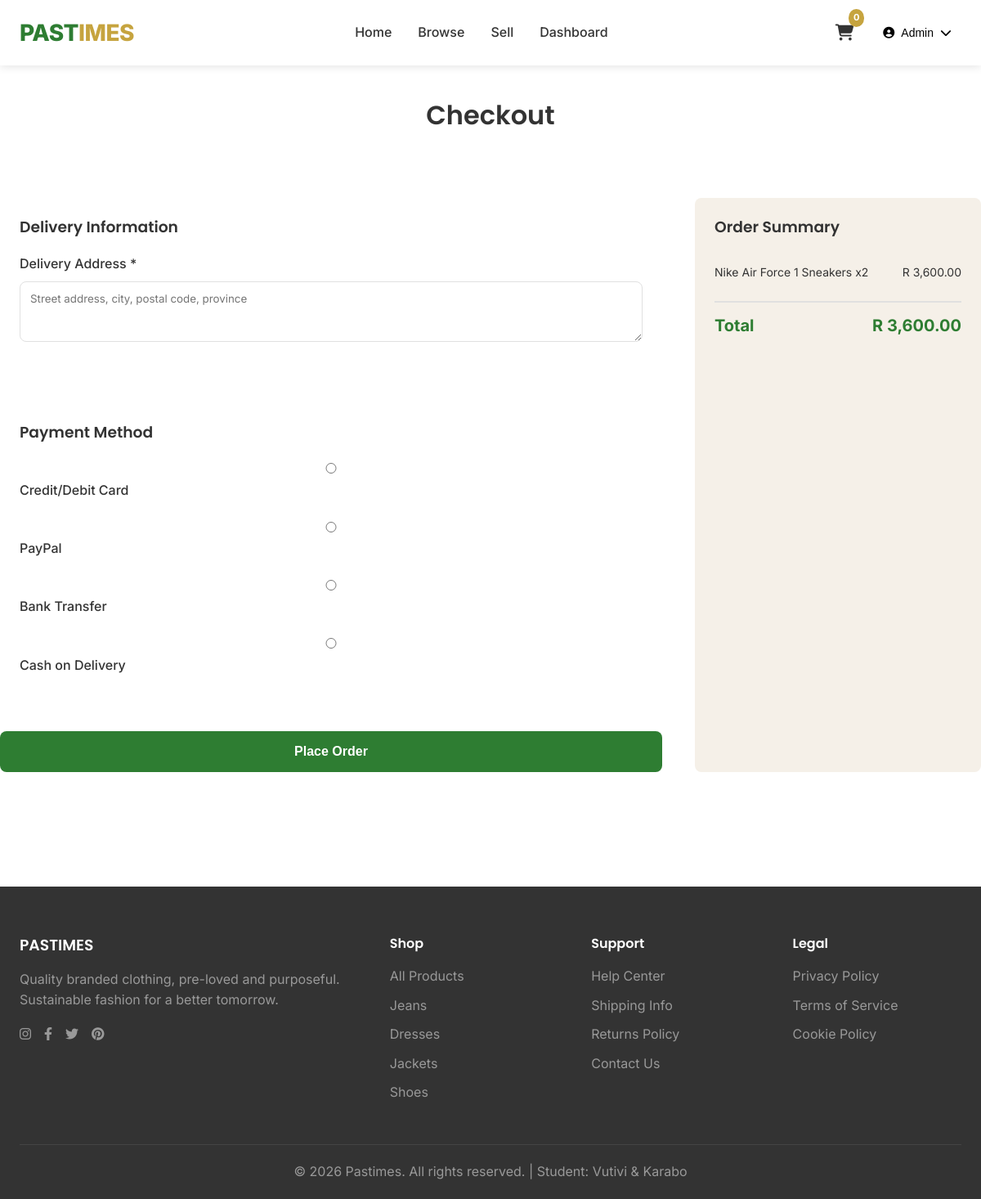
Screenshot of /index.php?page=checkout (signed in) with the database file from the repository.
### tables this page shows
CREATE TABLE `tblCart` (
    `cart_id` INT(11) NOT NULL AUTO_INCREMENT,
    `user_id` INT(11) NOT NULL,
    `product_id` INT(11) NOT NULL,
    `quantity` INT DEFAULT 1,
    `created_at` TIMESTAMP DEFAULT CURRENT_TIMESTAMP,
    PRIMARY KEY (`cart_id`),
    FOREIGN KEY (`user_id`) REFERENCES `tblUser`(`user_id`) ON DELETE CASCADE,
    FOREIGN KEY (`product_id`) REFERENCES `tblClothes`(`product_id`) ON DELETE CASCADE
);

CREATE TABLE `tblClothes` (
    `product_id` INT(11) NOT NULL AUTO_INCREMENT,
    `seller_id` INT(11) NOT NULL,
    `title` VARCHAR(200) NOT NULL,
    `brand` VARCHAR(100) NOT NULL,
    `description` TEXT DEFAULT NULL,
    `price` DECIMAL(10,2) NOT NULL,
    `condition` ENUM('New', 'Like New', 'Good', 'Fair') DEFAULT 'Good',
    `category` VARCHAR(50) DEFAULT NULL,
    `size` VARCHAR(20) DEFAULT NULL,
    `colour` VARCHAR(30) DEFAULT NULL,
    `image_url` VARCHAR(500) DEFAULT NULL,
    `status` ENUM('pending', 'approved', 'rejected', 'sold') DEFAULT 'pending',
    `views` INT DEFAULT 0,
    `created_at` TIMESTAMP DEFAULT CURRENT_TIMESTAMP,
    `sold_date` TIMESTAMP NULL,
    PRIMARY KEY (`product_id`),
    FOREIGN KEY (`seller_id`) REFERENCES `tblUser`(`user_id`),
    INDEX idx_status (`status`),
    INDEX idx_brand (`brand`)
);

### includes/functions.php (called while the page is built, shortened)
<?php
function getCartItems($conn, $user_id) {
    $sql = "SELECT c.*, p.title, p.price, p.image_url, p.brand
            FROM tblCart c
            JOIN tblClothes p ON c.product_id = p.product_id
            WHERE c.user_id = ?";
    $stmt = mysqli_prepare($conn, $sql);
    mysqli_stmt_bind_param($stmt, "i", $user_id);
    mysqli_stmt_execute($stmt);
    return mysqli_stmt_get_result($stmt);
}
function getCartTotal($conn, $user_id) {
    $sql = "SELECT COALESCE(SUM(c.quantity * p.price), 0) as total
            FROM tblCart c
            JOIN tblClothes p ON c.product_id = p.product_id
            WHERE c.user_id = ?";
    $stmt = mysqli_prepare($conn, $sql);
    mysqli_stmt_bind_param($stmt, "i", $user_id);
    mysqli_stmt_execute($stmt);
    $result = mysqli_stmt_get_result($stmt);
    $row = mysqli_fetch_assoc($result);
    return $row['total'] ?? 0;
}
?>

### pages/checkout.php (the view, shortened to what this page needs)
<?php
$cart_items = getCartItems($conn, $_SESSION['user_id']);
$cart_total = getCartTotal($conn, $_SESSION['user_id']);
?>
<div class="container" style="padding: 40px 0;">
    <h1 class="section-title">Checkout</h1>
    <div class="cart-container">
        <div>
            <form method="POST" action="">
                <div style="background: white; border-radius: var(--radius); padding: 24px; margin-bottom: 24px;">
                    <h3 style="margin-bottom: 20px;">Delivery Information</h3>
                    <div class="form-group">
                        <label for="delivery_address">Delivery Address *</label>
                        <textarea id="delivery_address" name="delivery_address" rows="3" required placeholder="Street address, city, postal code, province" style="width: 100%; padding: 12px; border: 1px solid var(--light-grey); border-radius: var(--radius);"><?php echo htmlspecialchars($_POST['delivery_address'] ?? $_SESSION['delivery_address'] ?? ''); ?></textarea>
                    </div>
                </div>
                <div style="background: white; border-radius: var(--radius); padding: 24px;">
                    <h3 style="margin-bottom: 20px;">Payment Method</h3>
                    <div class="form-group">
                        <label>
                            <input type="radio" name="payment_method" value="card" required> Credit/Debit Card
                        </label>
                    </div>
                    <div class="form-group">
                        <label>
                            <input type="radio" name="payment_method" value="paypal"> PayPal
                        </label>
                    </div>
                    <div class="form-group">
                        <label>
                            <input type="radio" name="payment_method" value="bank_transfer"> Bank Transfer
                        </label>
                    </div>
                    <div class="form-group">
                        <label>
                            <input type="radio" name="payment_method" value="cash_on_delivery"> Cash on Delivery
                        </label>
                    </div>
                </div>
                <button type="submit" class="btn-primary" style="width: 100%; margin-top: 24px; padding: 16px; font-size: 16px;">
                    Place Order
                </button>
            </form>
        </div>
        <div class="cart-summary">
            <h3>Order Summary</h3>
            <?php
            mysqli_data_seek($cart_items, 0);
            while ($item = mysqli_fetch_assoc($cart_items)):
            ?>
                <div class="summary-row" style="font-size: 14px;">
                    <span><?php echo htmlspecialchars($item['title']); ?> x<?php echo $item['quantity']; ?></span>
                    <span>R <?php echo number_format($item['price'] * $item['quantity'], 2); ?></span>
                </div>
            <?php endwhile; ?>
            <div class="summary-row summary-total">
                <span>Total</span>
                <span>R <?php echo number_format($cart_total, 2); ?></span>
            </div>
        </div>
    </div>
</div>

### css/style.css (style rules this page uses)
* { margin: 0; padding: 0; box-sizing: border-box; }
:root { --pastime-green: #2E7D32; --pastime-green-dark: #1B5E20; --pastime-green-light: #4CAF50; --warm-beige: #F5F0E8; --gold: #C6A43F; --gold-dark: #A8882E; --charcoal: #333333; --grey: #666666; --light-grey: #E0E0E0; --off-white: #FAFAFA; --error-red: #F44336; --success-green: #4CAF50; --warning-orange: #FF9800; --shadow: 0 2px 10px rgba(0, 0, 0, 0.1); --shadow-hover: 0 5px 20px rgba(0, 0, 0, 0.15); --radius: 8px; --transition: all 0.3s ease; }
body { font-family: 'Inter', sans-serif; color: var(--charcoal); line-height: 1.6; background-color: white; }
h1, h2, h3, h4, h5, h6 { font-family: 'Poppins', sans-serif; font-weight: 600; line-height: 1.3; }
.container { max-width: 1280px; margin: 0 auto; padding: 0 24px; }
.btn-primary, .btn-outline, .btn-secondary { padding: 10px 24px; border-radius: var(--radius); font-weight: 600; text-decoration: none; transition: var(--transition); display: inline-block; cursor: pointer; border: none; font-size: 14px; }
.btn-primary { background: var(--pastime-green); color: white; }
.section-title { text-align: center; font-size: 32px; margin-bottom: 40px; }
.form-group { margin-bottom: 20px; }
.form-group label { display: block; margin-bottom: 8px; font-weight: 500; }
.form-group input, .form-group select, .form-group textarea { width: 100%; padding: 12px; border: 1px solid var(--light-grey); border-radius: var(--radius); font-family: inherit; transition: var(--transition); }
.cart-container { display: grid; grid-template-columns: 1fr 350px; gap: 40px; padding: 40px 0; }
.cart-summary { background: var(--warm-beige); padding: 24px; border-radius: var(--radius); position: sticky; top: 100px; }
.cart-summary h3 { margin-bottom: 20px; }
.summary-row { display: flex; justify-content: space-between; padding: 12px 0; }
.summary-total { font-size: 20px; font-weight: 700; color: var(--pastime-green); border-top: 2px solid var(--light-grey); margin-top: 12px; padding-top: 12px; }

### rows the page displays
tblcart: product.title "Nike Air Force 1 Sneakers", quantity "2", $item['price'] * $item['quantity'] "3,600.00"

### other values shown
$_SESSION['name'] "Admin"
$cart_total "3,600.00"
